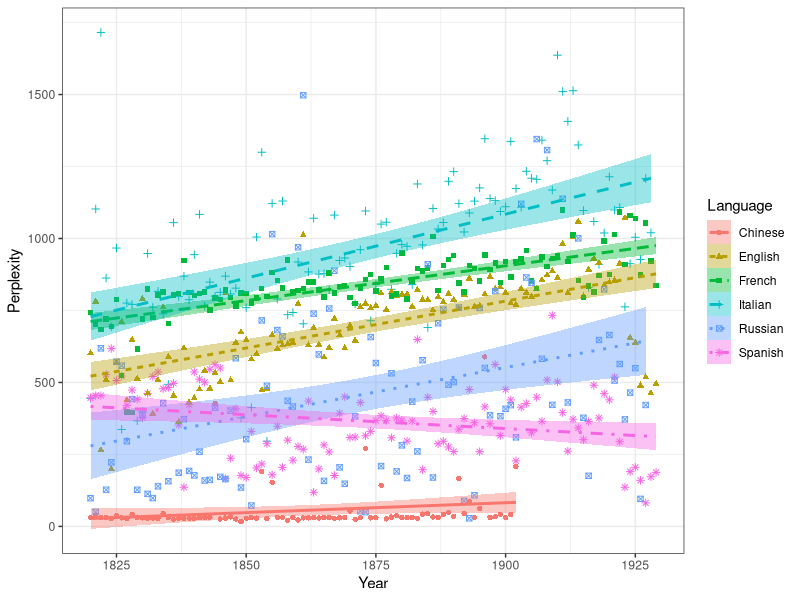

The R source for this figure:
require(ggplot2) # install.packages("ggplot2")
library(dplyr)
require(data.table) # install.packages("data.table")

russian <- data.frame("perplexity"=c(97.9611, 50.4725, 618.584, 127.304, 222.553, 571.911, 558.268, 295.723, 442.205, 127.121, 387.362, 112.945, 98.3267, 139.241, 427.646, 157.039, 1859.78, 186.425, 372.478, 192.587, 177.265, 259.454, 159.371, 161.581, 412.571, 172.121, 164.35, 402.088, 584.247, 134.995, 303.087, 72.5324, 1620.04, 715.533, 488.346, 1015.13, 681.896, 660.008, 436.15, 416.371, 969.601, 1497.53, 232.056, 739.073, 597.506, 157.952, 756.79, 888.109, 205.134, 148.119, 2601.06, 382.335, 52.8998, 49.6541, 657.574, 567.507, 209.473, 1651.84, 531.916, 190.946, 281.593, 168.09, 433.372, 260.586, 577.268, 910.461, 169.789, 705.756, 752.956, 492.051, 501.064, 760.228, 88.6425, 28.2198, 108.083, 758.937, 550.487, 386.01, 817.541, 382.795, 408.213, 421.125, 309.32, 1120.33, 864.582, 845.728, 1345.33, 582.102, 1307.19, 422.071, 1635.01, 1137.91, 430.627, 1543.71, 1000.59, 377.076, 175.815, 2320.52, 647.441, 823.497, 664.783, 506.614, 564.061, 371.62, 464.585, 549.63, 95.5997, 421.718),
                         "years"=seq(1820L, 1927L, by = 1L))

italian <- data.frame("perplexity"=c(444.697, 1102.62, 1715.72, 862.693, 693.282, 966.839, 336.654, 775.697, 771.258, 366.918, 397.843, 947.688, 761.473, 816.41, 738.365, 493.465, 1055.14, 798.158, 869.444, 787.353, 943.908, 1083.72, 765.284, 848.449, 799.714, 813.116, 869.184, 807.224, 827.581, 377.222, 759.685, 412.666, 1005.15, 1299.64, 296.061, 1121.89, 789.972, 1130.18, 735.416, 743.028, 918.292, 703.898, 884.042, 1070.34, 876.277, 877.925, 821.697, 1081.22, 923.622, 932.197, 902.883, 773.157, 961.019, 1095.56, 714.456, 840.093, 1049.99, 1056.68, 823.514, 948.142, 978.858, 972.901, 839.926, 1189.31, 977.491, 690.717, 1104.38, 1033.17, 1055.47, 1198.75, 1232.29, 1121.19, 1022.75, 1088.68, 1129.92, 1175.71, 1346.57, 1138.65, 1131.47, 1093.83, 1110.32, 1337.32, 1173.41, 1108.72, 1233.45, 1209.23, 1205.46, 1341.6, 1270.24, 1168.35, 1636.68, 1510.83, 1406.89, 1513.26, 1324.83, 1097.14, 829.233, 1059.13, 910.24, 1019.15, 1214.4, 1099.22, 1107.85, 762.708, 912.58, 1004.41, 927.347, 1208.28, 1019.88),
                      "years"=seq(1820L, 1928L, by = 1L))

spanish <- data.frame("perplexity"=c(446.502, 454.147, 454.351, 527.283, 617.748, 506.751, 522.3, 420.299, 473.589, 441.708, 376.714, 461.817, 520.699, 536.209, 478.234, 482.449, 496.757, 352.061, 136.054, 422.809, 536.457, 511.453, 500.735, 545.949, 561.748, 550.188, 165.881, 236.796, 408.404, 176.931, 170.073, 329.897, 203.179, 216.886, 287.493, 179.376, 348.019, 205.08, 299.554, 229.761, 277.665, 267.701, 435.337, 118.214, 199.681, 282.787, 258.758, 176.811, 393.046, 449.982, 308.895, 310.107, 430.051, 314.732, 330.126, 367.435, 384.129, 367.821, 307.792, 376.649, 368.977, 296.083, 366.162, 649.205, 197.042, 448.643, 399.317, 287.084, 295.68, 275.961, 259.843, 337.859, 374.799, 475.449, 359.877, 259.501, 415.203, 356.219, 562.241, 315.623, 475.629, 439.32, 227.703, 414.063, 426.78, 325.303, 448.526, 365.5, 508.651, 733.07, 501.94, 395.214, 261.387, 372.39, 342.066, 301.448, 364.508, 490.36, 376.32, 460.974, 439.557, 518.546, 294.131, 136.03, 190.191, 205.334, 160.102, 81.529, 172.323, 187.752),
                      "years"=seq(1820L, 1929L, by = 1L))

english <- data.frame("perplexity"=c(601.293, 780.972, 265.269, 509.874, 199.466, 567.681, 710.212, 438.184, 647.727, 513.302, 790.117, 462.449, 391.39, 508.12, 760.822, 588.666, 454.616, 363.596, 618.878, 430.532, 445.228, 476.046, 540.777, 478.987, 533.39, 501.85, 811.708, 507.154, 638.585, 673.952, 646.903, 580.439, 598.591, 472.404, 478.517, 664.863, 617.262, 628.887, 633.289, 638.803, 772.888, 1011.47, 628.887, 689.189, 630.81, 587.865, 620.49, 721.776, 664.2, 618.801, 697.23, 645.573, 762.03, 774.25, 758.454, 766.571, 809.615, 752.432, 814.885, 799.568, 805.714, 806.795, 763.615, 821.738, 787.964, 786.892, 751.254, 797.176, 778.963, 807.855, 787.595, 755.878, 804.732, 860.788, 762.894, 765.156, 806.72, 867.534, 824.257, 830.775, 811.882, 774.863, 769.557, 825.616, 811.996, 797.963, 824.443, 855.366, 872.876, 886.969, 863.687, 981.147, 810.816, 1004.48, 1058.56, 799.187, 892.011, 930.367, 915.104, 837.573, 847.867, 854.203, 913.323, 1071.21, 655.376, 638.331, 489.448, 517.784, 462.726, 495.373),
                      "years"=seq(1820L, 1929L, by = 1L))

french <- data.frame("perplexity"=c(742.541, 701.455, 683.83, 720.25, 695.042, 787.364, 523.858, 397.596, 395.862, 615.947, 721.088, 824.809, 725.253, 803.964, 813.596, 704.412, 803.368, 808.069, 924.138, 811.697, 802.73, 808.907, 814.355, 751.75, 793.885, 788.752, 821.65, 795.305, 764.977, 810.075, 808.882, 776.071, 792.578, 826.59, 797.627, 882.021, 853.15, 828.121, 925.649, 814.353, 820.276, 826.613, 848.554, 849.43, 820.848, 796.065, 880.027, 810.586, 833.277, 837.695, 794.349, 773.635, 827.543, 857.338, 875.812, 818.11, 861.27, 899.926, 800.971, 807.511, 949.533, 790.182, 850.009, 895.935, 886.638, 898.062, 1006.71, 819.055, 905.455, 926.287, 941.242, 844.821, 814.326, 906.711, 896.179, 852.123, 942.72, 891.851, 914.428, 846.863, 919.323, 865.612, 919.63, 929.056, 957.373, 852.905, 826.626, 934.976, 903.106, 931.193, 939.809, 1099.7, 919.315, 1011.77, 853.817, 794.485, 835.334, 814.707, 870.796, 991.518, 874.915, 1012.91, 1091.58, 910.626, 1079.79, 1069.14, 872.936, 1054.47, 921.473, 836.933),
                     "years"=seq(1820L, 1929L, by = 1L))

chinese <- data.frame("perplexity"=c(30.5, 38.4006, 30.7693, 30.8656, 27.4107, 36.6761, 29.7857, 27.8524, 41.4842, 30.1913, 29.7693, 27.5, 28.8333, 27.7823, 44.9183, 30.4872, 24.25, 28.5, 27.944, 28.3334, 27.334, 30.2066, 30.7088, 31.8139, 427.325, 25.6666, 29.0909, 32.9952, 25.3875, 17.1804, 28.1666, 30.9992, 28.5, 190.428, 28.0091, 153.576, 31.3698, 30.41, 21.5, 30.6279, 22.0032, 29.5, 29.3636, 30.9205, 29.3333, 31.0988, 30.6154, 27.6724, 29.5266, 30.9545, 53.5651, 24.9495, 30.6154, 270.288, 29.6671, 30.1996, 142.888, 26.2857, 32.5692, 37.1332, 30.7188, 30.4956, 30.8052, 27.473, 42.6043, 43.6848, 32.4737, 30.6019, 41.2031, 48.4573, 34.863, 166.64, 45.3916, 85.9959, 30.6834, 62.0955, 588.856, 31.1763, 33.6081, 41.4734, 30.7747, 41.351, 208.144),
                     "years"=seq(1820L, 1902L, by = 1L))

russian = data.table(russian)
russian$Language = "Russian"

italian = data.table(italian)
italian$Language = "Italian"

spanish = data.table(spanish)
spanish$Language = "Spanish"

english = data.table(english)
english$Language = "English"

french = data.table(french)
french$Language = "French"

chinese = data.table(chinese)
chinese$Language = "Chinese"

data = rbindlist(list(russian, italian, spanish, english, french, chinese))
setnames(data, c("Perplexity", "Year", "Language"))


# Save data
fwrite(data, "ppl_ngram_year.csv")

# Remove some outliers
ru_mean = mean(data[Language=="Russian", Perplexity]) # 552.4155
ru_sd = sd(data[Language=="Russian", Perplexity]) # 476.827
nrow(data[Language=="Russian" & Perplexity > ru_mean + 2 * ru_sd])

data1 = rbindlist(list(
    data[Language != "Russian"],
    data[Language=="Russian" & Perplexity <= ru_mean + 2 * ru_sd]
))


p <- ggplot(data1, aes(x=Year, y=Perplexity))+
  geom_point(aes(color=Language, shape=Language)) +
  geom_smooth(method="lm", aes(color=Language, linetype=Language, fill=Language)) +
  theme_bw()


pdf("ppl(ngram)_year_pruned.pdf", 6, 5)
plot(p)
dev.off()
